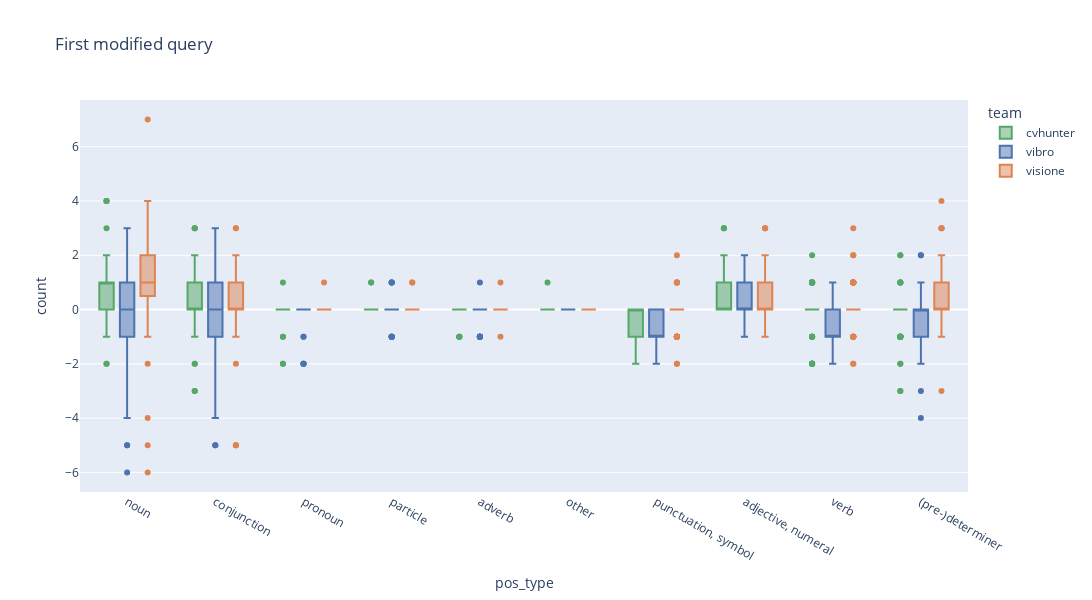
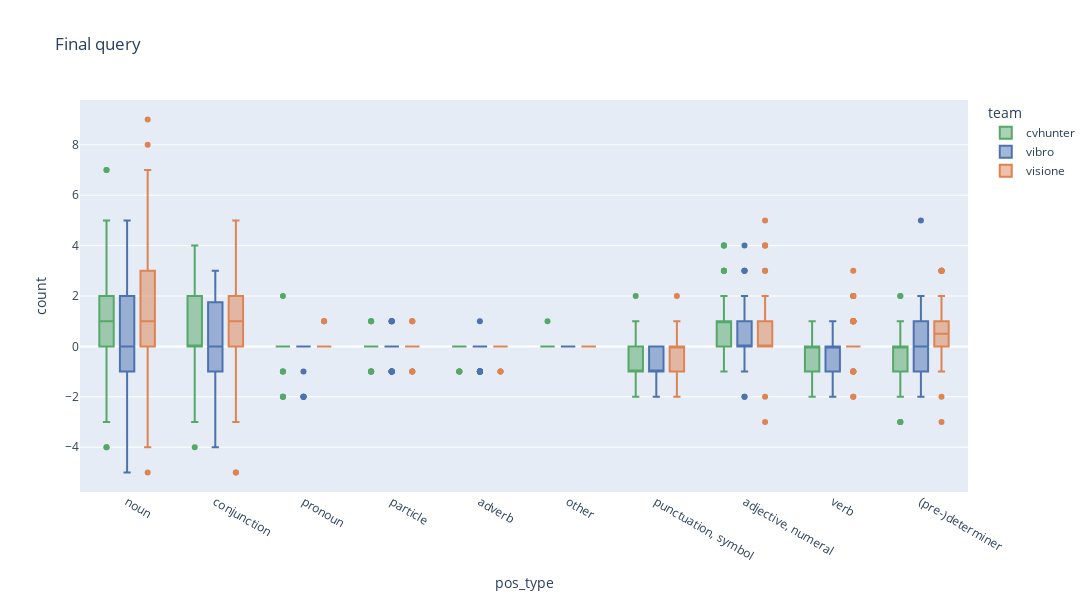
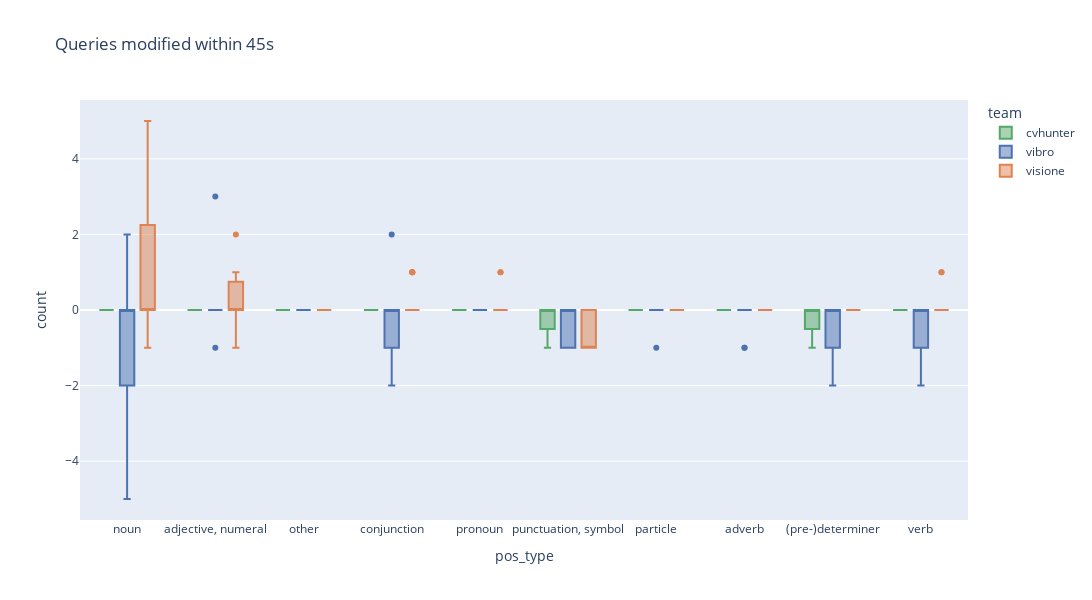

Source (notebook cell) for these figures, in order:
### Code cell
boxplot_pos_diff(first_mod_query,"First modified query","first_mod_query")
boxplot_pos_diff(last_query,"Final query","last_query")
boxplot_pos_diff(initial_query,"Queries modified within 45s","within45")

### Figure 1 — Plotly figure (JSON) as saved in the notebook; plotly's stock layout.template omitted (floating-point values rounded to 4 significant figures; data arrays with more than 128 entries replaced by an {"elided": "..."} marker saying what was removed)
{"data": [{"alignmentgroup": "True", "hovertemplate": "team=cvhunter<br>pos_type=%{x}<br>count=%{y}<extra></extra>", "legendgroup": "cvhunter", "marker": {"color": "#55a868"}, "name": "cvhunter", "notched": false, "offsetgroup": "cvhunter", "orientation": "v", "showlegend": true, "type": "box", "x": {"elided": "1020 str values"}, "x0": " ", "xaxis": "x", "y": {"elided": "1020 int values"}, "y0": " ", "yaxis": "y"}, {"alignmentgroup": "True", "hovertemplate": "team=vibro<br>pos_type=%{x}<br>count=%{y}<extra></extra>", "legendgroup": "vibro", "marker": {"color": "#4c72b0"}, "name": "vibro", "notched": false, "offsetgroup": "vibro", "orientation": "v", "showlegend": true, "type": "box", "x": {"elided": "750 str values"}, "x0": " ", "xaxis": "x", "y": {"elided": "750 int values"}, "y0": " ", "yaxis": "y"}, {"alignmentgroup": "True", "hovertemplate": "team=visione<br>pos_type=%{x}<br>count=%{y}<extra></extra>", "legendgroup": "visione", "marker": {"color": "#dd8452"}, "name": "visione", "notched": false, "offsetgroup": "visione", "orientation": "v", "showlegend": true, "type": "box", "x": {"elided": "920 str values"}, "x0": " ", "xaxis": "x", "y": {"elided": "920 int values"}, "y0": " ", "yaxis": "y"}], "layout": {"boxmode": "group", "height": 600, "legend": {"title": {"text": "team"}, "tracegroupgap": 0}, "title": {"text": "First modified query"}, "width": 1200, "xaxis": {"anchor": "y", "autorange": true, "domain": [0, 1], "range": [-0.5307, 9.531], "title": {"text": "pos_type"}, "type": "category"}, "yaxis": {"anchor": "x", "autorange": true, "domain": [0, 1], "range": [-6.722, 7.722], "title": {"text": "count"}, "type": "linear"}}}

### Figure 2 — Plotly figure (JSON) as saved in the notebook; plotly's stock layout.template omitted (floating-point values rounded to 4 significant figures; data arrays with more than 128 entries replaced by an {"elided": "..."} marker saying what was removed)
{"data": [{"alignmentgroup": "True", "hovertemplate": "team=cvhunter<br>pos_type=%{x}<br>count=%{y}<extra></extra>", "legendgroup": "cvhunter", "marker": {"color": "#55a868"}, "name": "cvhunter", "notched": false, "offsetgroup": "cvhunter", "orientation": "v", "showlegend": true, "type": "box", "x": {"elided": "1020 str values"}, "x0": " ", "xaxis": "x", "y": {"elided": "1020 int values"}, "y0": " ", "yaxis": "y"}, {"alignmentgroup": "True", "hovertemplate": "team=vibro<br>pos_type=%{x}<br>count=%{y}<extra></extra>", "legendgroup": "vibro", "marker": {"color": "#4c72b0"}, "name": "vibro", "notched": false, "offsetgroup": "vibro", "orientation": "v", "showlegend": true, "type": "box", "x": {"elided": "750 str values"}, "x0": " ", "xaxis": "x", "y": {"elided": "750 int values"}, "y0": " ", "yaxis": "y"}, {"alignmentgroup": "True", "hovertemplate": "team=visione<br>pos_type=%{x}<br>count=%{y}<extra></extra>", "legendgroup": "visione", "marker": {"color": "#dd8452"}, "name": "visione", "notched": false, "offsetgroup": "visione", "orientation": "v", "showlegend": true, "type": "box", "x": {"elided": "920 str values"}, "x0": " ", "xaxis": "x", "y": {"elided": "920 int values"}, "y0": " ", "yaxis": "y"}], "layout": {"boxmode": "group", "height": 600, "legend": {"title": {"text": "team"}, "tracegroupgap": 0}, "title": {"text": "Final query"}, "width": 1200, "xaxis": {"anchor": "y", "autorange": true, "domain": [0, 1], "range": [-0.5307, 9.531], "title": {"text": "pos_type"}, "type": "category"}, "yaxis": {"anchor": "x", "autorange": true, "domain": [0, 1], "range": [-5.778, 9.778], "title": {"text": "count"}, "type": "linear"}}}

### Figure 3 — Plotly figure (JSON) as saved in the notebook; plotly's stock layout.template omitted (floating-point values rounded to 4 significant figures; data arrays with more than 128 entries replaced by an {"elided": "..."} marker saying what was removed)
{"data": [{"alignmentgroup": "True", "hovertemplate": "team=cvhunter<br>pos_type=%{x}<br>count=%{y}<extra></extra>", "legendgroup": "cvhunter", "marker": {"color": "#55a868"}, "name": "cvhunter", "notched": false, "offsetgroup": "cvhunter", "orientation": "v", "showlegend": true, "type": "box", "x": ["noun", "adjective, numeral", "other", "conjunction", "adjective, numeral", "conjunction", "conjunction", "adjective, numeral", "other", "adjective, numeral", "adjective, numeral", "pronoun", "pronoun", "conjunction", "adjective, numeral", "pronoun", "other", "pronoun", "other", "pronoun", "adjective, numeral", "adjective, numeral", "punctuation, symbol", "pronoun", "pronoun", "particle", "other", "other", "other", "adverb", "adverb", "adverb", "particle", "adverb", "conjunction", "particle", "adverb", "adverb", "particle", "particle", "adverb", "adverb", "particle", "noun", "other", "particle", "punctuation, symbol", "pronoun", "particle", "noun", "(pre-)determiner", "punctuation, symbol", "noun", "noun", "verb", "(pre-)determiner", "verb", "(pre-)determiner", "(pre-)determiner", "verb", "verb", "(pre-)determiner", "verb", "verb", "conjunction", "conjunction", "noun", "(pre-)determiner", "punctuation, symbol", "verb", "(pre-)determiner", "noun", "punctuation, symbol", "punctuation, symbol", "punctuation, symbol", "(pre-)determiner", "punctuation, symbol", "conjunction", "verb", "noun"], "x0": " ", "xaxis": "x", "y": [0, 0, 0, 0, 0, 0, 0, 0, 0, 0, 0, 0, 0, 0, 0, 0, 0, 0, 0, 0, 0, 0, -1, 0, 0, 0, 0, 0, 0, 0, 0, 0, 0, 0, 0, 0, 0, 0, 0, 0, 0, 0, 0, 0, 0, 0, -1, 0, 0, 0, 0, 0, 0, 0, 0, 0, 0, -1, 0, 0, 0, 0, 0, 0, 0, 0, 0, 0, 0, 0, -1, 0, 0, 0, 0, 0, 0, 0, 0, 0], "y0": " ", "yaxis": "y"}, {"alignmentgroup": "True", "hovertemplate": "team=vibro<br>pos_type=%{x}<br>count=%{y}<extra></extra>", "legendgroup": "vibro", "marker": {"color": "#4c72b0"}, "name": "vibro", "notched": false, "offsetgroup": "vibro", "orientation": "v", "showlegend": true, "type": "box", "x": {"elided": "130 str values"}, "x0": " ", "xaxis": "x", "y": {"elided": "130 int values"}, "y0": " ", "yaxis": "y"}, {"alignmentgroup": "True", "hovertemplate": "team=visione<br>pos_type=%{x}<br>count=%{y}<extra></extra>", "legendgroup": "visione", "marker": {"color": "#dd8452"}, "name": "visione", "notched": false, "offsetgroup": "visione", "orientation": "v", "showlegend": true, "type": "box", "x": {"elided": "190 str values"}, "x0": " ", "xaxis": "x", "y": {"elided": "190 int values"}, "y0": " ", "yaxis": "y"}], "layout": {"boxmode": "group", "height": 600, "legend": {"title": {"text": "team"}, "tracegroupgap": 0}, "title": {"text": "Queries modified within 45s"}, "width": 1200, "xaxis": {"anchor": "y", "autorange": true, "domain": [0, 1], "range": [-0.5307, 9.531], "title": {"text": "pos_type"}, "type": "category"}, "yaxis": {"anchor": "x", "autorange": true, "domain": [0, 1], "range": [-5.556, 5.556], "title": {"text": "count"}, "type": "linear"}}}
